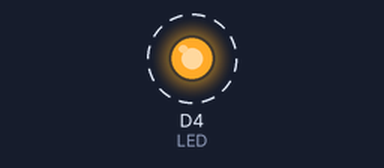
Recording of a sketch running on a simulated ESP8266 (NodeMCU). Parts: output pins drawn as LEDs (lit = HIGH). Dashed ring = blinking. WiFi joins after 1.5 s; servers stay silent unless stated; EEPROM starts erased; what the sketch prints to the serial monitor is not drawn.

Above: at 2.5 s.
Timing chart, 0 to 7.2 s (numbered marks = the images above):
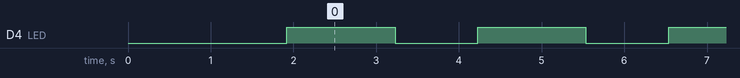

Measured:
- by itself, D4 (LED): alternates HIGH for 1.3 s and LOW for 1.0 s

The sketch:

zhuomianbaijian.ino
```cpp
#include <ArduinoJson.h>
#include <ESP8266WiFi.h>
#include <EEPROM.h>
#include <SoftwareSerial.h>
#include "F:\Arduino\libraries\hz.c"
#include <ESP8266HTTPClient.h>
#define LED 2
SoftwareSerial swSer(D7, D8, false, 256);//软串口
String payload = "";              //获取数据储存变量
String com, tem1, tem2, humi, temnow, sta, state1, state2, time0, time1, time2, english;
String webadd = "http://flash.weather.com.cn/wmaps/xml/hunan.xml";    //天气接口地址
String city_id = "101180101";//河南郑州
String time_url = "http://quan.suning.com/getSysTime.do";   //时间接口地址
String english_url = "http://open.iciba.com/dsapi/";   //英语接口地址
String daytime = "";
struct CONFIG {  //结构体存放账号密码
  char ssid[32];
  char password[32];
};
void smartConfig()
{
  WiFi.mode(WIFI_STA);
  Serial.println("\r\nWait for Smartconfig");
  WiFi.beginSmartConfig();
  while (1)
  {
    Serial.print(".");
    digitalWrite(LED, 0);
    sao_sao();
    delay(500);
    digitalWrite(LED, 1);
    delay(500);
    if (WiFi.smartConfigDone())
    {
       EEPROM.begin(512);
      CONFIG buf;
      Serial.println("SmartConfig Success");
      Serial.printf("SSID:%s\r\n", WiFi.SSID().c_str());
      Serial.printf("PSW:%s\r\n", WiFi.psk().c_str());
      strcpy(buf.ssid,  WiFi.SSID().c_str());
      strcpy(buf.password, WiFi.psk().c_str());
      EEPROM.put<CONFIG>(0, buf);
      EEPROM.commit();
      Serial.println(buf.ssid);
      Serial.println(buf.password);
      break;
    }
  }
}
void setup()
{
  Serial.begin(115200);
   swSer.begin(115200);
  sao_sao();
  pinMode(LED, OUTPUT);
  digitalWrite(LED, 0);
  setup_wifi();
  open_show();
}
void sao_sao()
{
 swSer.print("CLS(0);");
 swSer.print("BPIC(1,45,29,17);");
 swSer.print("DS16(36,8,'");swSer.print(hz[2]);swSer.print("',13,0);");
 swSer.print("\r\n");
}
void setup_wifi() {
  sao_sao();
 EEPROM.begin(512);
  CONFIG buf;
  EEPROM.get<CONFIG>(0, buf);
  Serial.println(buf.ssid);
  Serial.println(buf.password);
  EEPROM.commit();
  WiFi.begin(buf.ssid, buf.password);
  long lastMsg = millis();
  while (WiFi.status() != WL_CONNECTED) {
    delay(500);
    Serial.print(".");
    long now = millis();
    if (now - lastMsg > 10000) {
      smartConfig();  //微信智能配网
      break;
    }
  }
}
void open_show()
{
 swSer.print("CLS(0);");
  delay(200);
 swSer.print("CLS(0);"); //CLS(0);
 swSer.print("DS12(10,20,'");swSer.print(hz[0]);swSer.print("',4,0);"); //DS12(10,20,'晴天',4,0);
 swSer.print("CBOX(3,3,90,120,10,5);");
 swSer.print("CBOX(2,125,217,173,5,5);");
 swSer.print("PL(3,53,90,53,5);");
 swSer.print("CIR(150,60,50,1);");
 swSer.print("PIC(125,40,13);");
 swSer.print("\r\n");
  delay(200);
}
/*****************************************http数据获取*******************************************/
void http() {
  HTTPClient http;
  http.begin(webadd);
  int httpCode = http.GET();
  if (httpCode > 0) {
    payload = http.getString();
    //Serial.println(payload);
    int a = payload.indexOf(city_id);//自己搜索链接可知指定城市的id郑州市的id为‘101180101’
    //indexof();在字符串中中查找字符位置，返回值为给定字符的第一个位置，查找失败返回-1
    com = payload.substring(a - 280, a + 12);
    //字符串解析函数：substring(?,...),返回值为指定位置的字符串值
    //Serial.println(com);
    //<city cityX="376" cityY="184" cityname="郑州市" centername="郑州市" fontColor="FFFF00" pyName="" state1="0" state2="1" stateDetailed="晴转多云" tem1="37" tem2="24" temNow="33" windState="南风3-4级" windDir="西南风" windPower="2级" humidity="39%" time="11:00" url="101180101"/>
  }
  http.end();
}
/*********************************获取时间**************************************/
void get_time()
{
  HTTPClient http;
  http.begin(time_url);
  int httpCode = http.GET();
  if (httpCode > 0) {
    payload = http.getString();
    //Serial.println(payload);
    /************************************json 数据处理********************************************/
    DynamicJsonBuffer jsonBuffer;
    String  input =   payload;
    JsonObject& root = jsonBuffer.parseObject(input);
    String  daytime =  root[String("sysTime2")];
    time0 = daytime;
    time1 = daytime.substring(0, 10);//2018-06-17
    time2 =  daytime.substring(11, 19);//2018-06-17
  }
  http.end();
}
/*************************获取每日英语*******************/
void get_english()
{
  HTTPClient http;
  http.begin(english_url);
  int httpCode = http.GET();
  if (httpCode > 0) {
    payload = http.getString();
    //Serial.println(payload);
    /*******json 数据处理******/
    DynamicJsonBuffer jsonBuffer;
    String  input =   payload;
    JsonObject& root = jsonBuffer.parseObject(input);
    String  content =  root[String("content")];
    if(content.length()>100) english = content.substring(0, 100); //修复每日英语数据过长无法显示的问题。
    else english = content;
    //Serial.println(english);
  }
  http.end();
}
/**************************************天气判断**************************************************/
void tianqi()
{
  switch (state1.toInt()) {
    case 0:swSer.print("PIC(43,11,1);");swSer.print("DS12(10,20,'");swSer.print(tq[0]);swSer.println("',4,0);"); break; //晴天
    case 1:swSer.print("PIC(43,11,2);");swSer.print("DS12(10,20,'");swSer.print(tq[1]);swSer.println("',4,0);"); break;//多云
    case 2:swSer.print("PIC(43,11,3);");swSer.print("DS12(10,20,'");swSer.print(tq[2]);swSer.println("',4,0);"); break;//阴天
    case 3:swSer.print("PIC(43,11,4);");swSer.print("DS12(10,20,'");swSer.print(tq[4]);swSer.println("',4,0);"); break;//阵雨
    case 4:swSer.print("PIC(43,11,4);");swSer.print("DS12(10,20,'");swSer.print(tq[5]);swSer.println("',4,0);"); break;//雷阵雨
    case 7:swSer.print("PIC(43,11,4);");swSer.print("DS12(10,20,'");swSer.print(tq[3]);swSer.println("',4,0);"); break;//小雨
    case 8:swSer.print("PIC(43,11,4);");swSer.print("DS12(10,20,'");swSer.print(tq[6]);swSer.println("',4,0);"); break;//中雨
    case 9:swSer.print("PIC(43,11,4);");swSer.print("DS12(10,20,'");swSer.print(tq[7]);swSer.println("',4,0);"); break;//大雨
    case 5:swSer.print("PIC(43,11,5);");swSer.print("DS12(10,20,'");swSer.print(tq[8]);swSer.println("',4,0);"); break;//雪天
    case 6:swSer.print("PIC(43,11,5);");swSer.print("DS12(10,20,'");swSer.print(tq[8]);swSer.println("',4,0);"); break;//雪天
  }
  delay(200);
}
/*************************************截取字符数据处理*******************************************/
void data() {
  int i = 0;
  i = com.indexOf("tem1");
  tem1 = com.substring(i + 6, i + 9);
  i = 0;
  i = com.indexOf("tem2");  //tem2="24"
  tem2 = com.substring(i + 6, i + 9);
  i = 0;
  i = com.indexOf("temNow");
  temnow = com.substring(i + 8, i + 11);
  i = 0;
  i = com.indexOf("humidity"); // humidity="88%" time="22:00"
  humi = com.substring(i + 10, i + 13); //humidity="27%"
  i = 0;
  i = com.indexOf("state1");
  state1 = com.substring(i + 8, i + 9);
  i = 0;
  i = com.indexOf("state2");
  state2 = com.substring(i + 7, i + 11);
  i = 0;
  com = "";
}
/*********************************************屏幕显示**************************************************/
void show()
{
 swSer.print("DS12(7,60,'");swSer.print(hz[6]);swSer.print(humi);swSer.print("',13);");
 swSer.print("DS12(7,75,'");swSer.print(hz[3]);swSer.print(tem1);swSer.print("c',3);"); //DS12(7,65,'最高温度:',1);
 swSer.print("DS12(7,90,'");swSer.print(hz[4]);swSer.print(temnow);swSer.print("c',3);"); //DS12(7,85,'当前温度：',3);
 swSer.print("DS12(7,105,'");swSer.print(hz[5]);swSer.print(tem2);swSer.print("c',3);"); //DS12(7,105,'最低温度：',13);
 swSer.print("DS12(100,109,'");swSer.print(time0);swSer.println("',1);"); //BS12(8,140,216,4,'日期时间',1);
  delay(200);
 swSer.print("BS12(8,130,210,2,'");swSer.print("  ");swSer.println("',13);");//局部刷新--原创000
  //经过我的研究发现英文中不能出现“'”这个符号，例如：that's就不行，所以将其替换为“.”
  english.replace("'", ".");
 swSer.print("BS12(8,130,210,1,'");swSer.print(english);swSer.println("',13);");
  delay(300);
}
void loop()
{
  digitalWrite(LED, 1);
 swSer.println("PIC(141,53,10);");
  get_time();
  get_english();
  http();
 swSer.println("PIC(135,48,11);");
  data();
 swSer.println("PIC(132,45,12);");
  show();
  tianqi();
  digitalWrite(LED, 0);
 swSer.println("PIC(125,40,13);");
  delay(1000);
}
```
